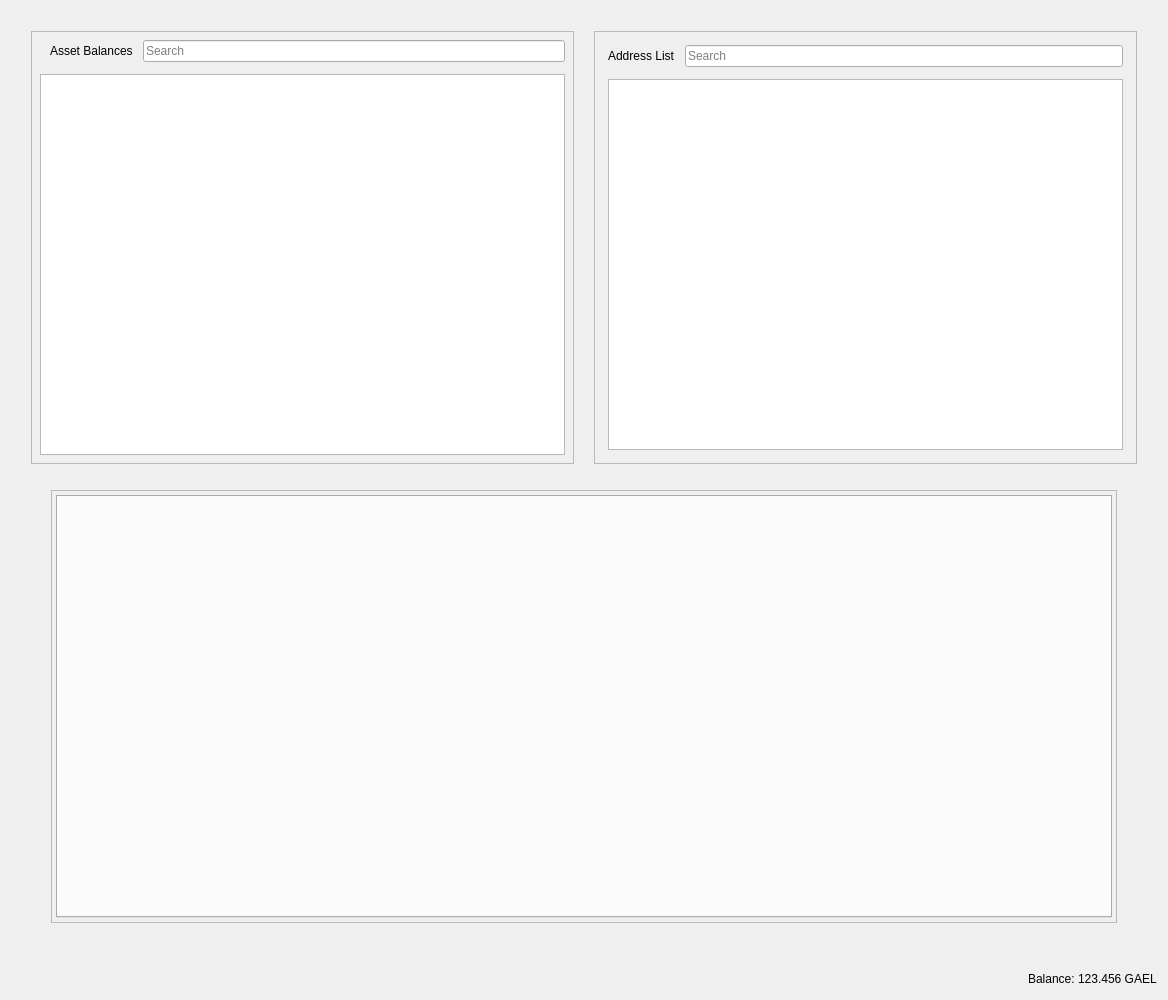
<?xml version="1.0" encoding="UTF-8"?>
<ui version="4.0">
 <class>RestrictedAssetsDialog</class>
 <widget class="QDialog" name="RestrictedAssetsDialog">
  <property name="geometry">
   <rect>
    <x>0</x>
    <y>0</y>
    <width>1168</width>
    <height>1000</height>
   </rect>
  </property>
  <property name="windowTitle">
   <string>Send Coins</string>
  </property>
  <layout class="QVBoxLayout" name="verticalLayout">
   <item>
    <layout class="QHBoxLayout" name="horizontalLayout">
     <property name="spacing">
      <number>20</number>
     </property>
     <property name="leftMargin">
      <number>20</number>
     </property>
     <property name="topMargin">
      <number>20</number>
     </property>
     <property name="rightMargin">
      <number>20</number>
     </property>
     <property name="bottomMargin">
      <number>20</number>
     </property>
     <item>
      <widget class="QFrame" name="frameAssetBalance">
       <property name="frameShape">
        <enum>QFrame::StyledPanel</enum>
       </property>
       <property name="frameShadow">
        <enum>QFrame::Raised</enum>
       </property>
       <layout class="QVBoxLayout" name="verticalLayout_7">
        <property name="spacing">
         <number>12</number>
        </property>
        <property name="leftMargin">
         <number>4</number>
        </property>
        <property name="topMargin">
         <number>4</number>
        </property>
        <property name="rightMargin">
         <number>4</number>
        </property>
        <property name="bottomMargin">
         <number>4</number>
        </property>
        <item>
         <layout class="QVBoxLayout" name="verticalLayout_4">
          <property name="spacing">
           <number>12</number>
          </property>
          <property name="leftMargin">
           <number>4</number>
          </property>
          <property name="topMargin">
           <number>4</number>
          </property>
          <property name="rightMargin">
           <number>4</number>
          </property>
          <property name="bottomMargin">
           <number>4</number>
          </property>
          <item>
           <layout class="QHBoxLayout" name="horizontalLayout_8">
            <property name="spacing">
             <number>10</number>
            </property>
            <property name="leftMargin">
             <number>10</number>
            </property>
            <item>
             <widget class="QLabel" name="labelAssetBalance">
              <property name="text">
               <string>Asset Balances</string>
              </property>
             </widget>
            </item>
            <item>
             <widget class="QLineEdit" name="lineEditAssetSearch">
              <property name="placeholderText">
               <string>Search</string>
              </property>
             </widget>
            </item>
           </layout>
          </item>
          <item>
           <widget class="QTableView" name="listAssets"/>
          </item>
         </layout>
        </item>
       </layout>
      </widget>
     </item>
     <item>
      <widget class="QFrame" name="frameAddressList">
       <property name="frameShape">
        <enum>QFrame::StyledPanel</enum>
       </property>
       <property name="frameShadow">
        <enum>QFrame::Raised</enum>
       </property>
       <layout class="QVBoxLayout" name="verticalLayout_10">
        <property name="spacing">
         <number>12</number>
        </property>
        <item>
         <layout class="QVBoxLayout" name="verticalLayout_9">
          <property name="spacing">
           <number>12</number>
          </property>
          <property name="leftMargin">
           <number>4</number>
          </property>
          <property name="topMargin">
           <number>4</number>
          </property>
          <property name="rightMargin">
           <number>4</number>
          </property>
          <property name="bottomMargin">
           <number>4</number>
          </property>
          <item>
           <layout class="QHBoxLayout" name="horizontalLayout_9">
            <property name="spacing">
             <number>10</number>
            </property>
            <property name="leftMargin">
             <number>0</number>
            </property>
            <property name="topMargin">
             <number>0</number>
            </property>
            <property name="rightMargin">
             <number>0</number>
            </property>
            <property name="bottomMargin">
             <number>0</number>
            </property>
            <item>
             <widget class="QLabel" name="labelAddressList">
              <property name="text">
               <string>Address List</string>
              </property>
             </widget>
            </item>
            <item>
             <widget class="QLineEdit" name="lineEditAddressSearch">
              <property name="placeholderText">
               <string>Search</string>
              </property>
             </widget>
            </item>
           </layout>
          </item>
          <item>
           <widget class="QTableView" name="myAddressList"/>
          </item>
         </layout>
        </item>
       </layout>
      </widget>
     </item>
    </layout>
   </item>
   <item>
    <layout class="QHBoxLayout" name="horizontalLayout_4">
     <property name="spacing">
      <number>34</number>
     </property>
     <property name="leftMargin">
      <number>40</number>
     </property>
     <property name="topMargin">
      <number>0</number>
     </property>
     <property name="rightMargin">
      <number>40</number>
     </property>
     <property name="bottomMargin">
      <number>40</number>
     </property>
     <item>
      <widget class="QFrame" name="tabFrame">
       <property name="frameShape">
        <enum>QFrame::StyledPanel</enum>
       </property>
       <property name="frameShadow">
        <enum>QFrame::Raised</enum>
       </property>
       <layout class="QVBoxLayout" name="verticalLayout_8">
        <property name="spacing">
         <number>12</number>
        </property>
        <property name="leftMargin">
         <number>4</number>
        </property>
        <property name="topMargin">
         <number>4</number>
        </property>
        <property name="rightMargin">
         <number>4</number>
        </property>
        <property name="bottomMargin">
         <number>4</number>
        </property>
        <item>
         <widget class="QTabWidget" name="tabWidget">
          <property name="tabPosition">
           <enum>QTabWidget::North</enum>
          </property>
          <property name="tabShape">
           <enum>QTabWidget::Rounded</enum>
          </property>
          <property name="currentIndex">
           <number>-1</number>
          </property>
          <property name="elideMode">
           <enum>Qt::ElideNone</enum>
          </property>
         </widget>
        </item>
       </layout>
      </widget>
     </item>
    </layout>
   </item>
   <item>
    <layout class="QHBoxLayout" name="horizontalLayout_2">
     <property name="spacing">
      <number>3</number>
     </property>
     <item>
      <spacer name="horizontalSpacer">
       <property name="orientation">
        <enum>Qt::Horizontal</enum>
       </property>
       <property name="sizeHint" stdset="0">
        <size>
         <width>40</width>
         <height>20</height>
        </size>
       </property>
      </spacer>
     </item>
     <item alignment="Qt::AlignRight">
      <widget class="QLabel" name="label">
       <property name="sizePolicy">
        <sizepolicy hsizetype="Preferred" vsizetype="Fixed">
         <horstretch>0</horstretch>
         <verstretch>0</verstretch>
        </sizepolicy>
       </property>
       <property name="text">
        <string>Balance:</string>
       </property>
      </widget>
     </item>
     <item alignment="Qt::AlignRight">
      <widget class="QLabel" name="labelBalance">
       <property name="sizePolicy">
        <sizepolicy hsizetype="Preferred" vsizetype="Fixed">
         <horstretch>0</horstretch>
         <verstretch>0</verstretch>
        </sizepolicy>
       </property>
       <property name="cursor">
        <cursorShape>IBeamCursor</cursorShape>
       </property>
       <property name="text">
        <string notr="true">123.456 GAEL</string>
       </property>
       <property name="textInteractionFlags">
        <set>Qt::LinksAccessibleByMouse|Qt::TextSelectableByKeyboard|Qt::TextSelectableByMouse</set>
       </property>
      </widget>
     </item>
    </layout>
   </item>
  </layout>
 </widget>
 <resources>
  <include location="../gaelium.qrc"/>
 </resources>
 <connections/>
</ui>
